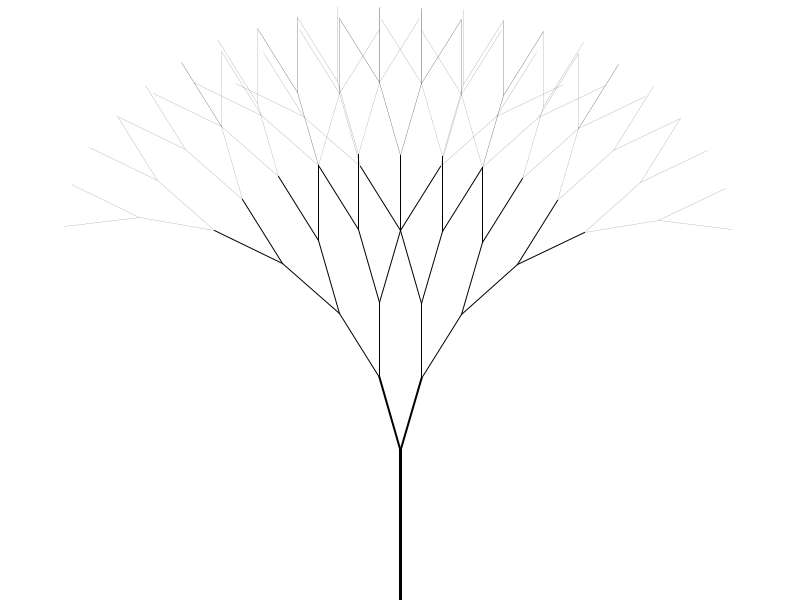
Frame 1 (no input)
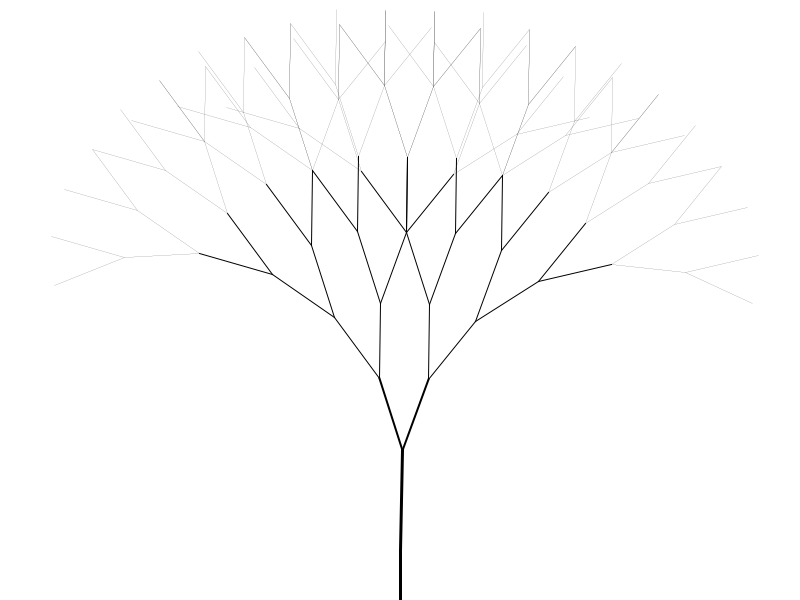
Frame 60 (the mouse pressed at the canvas centre just before this capture)
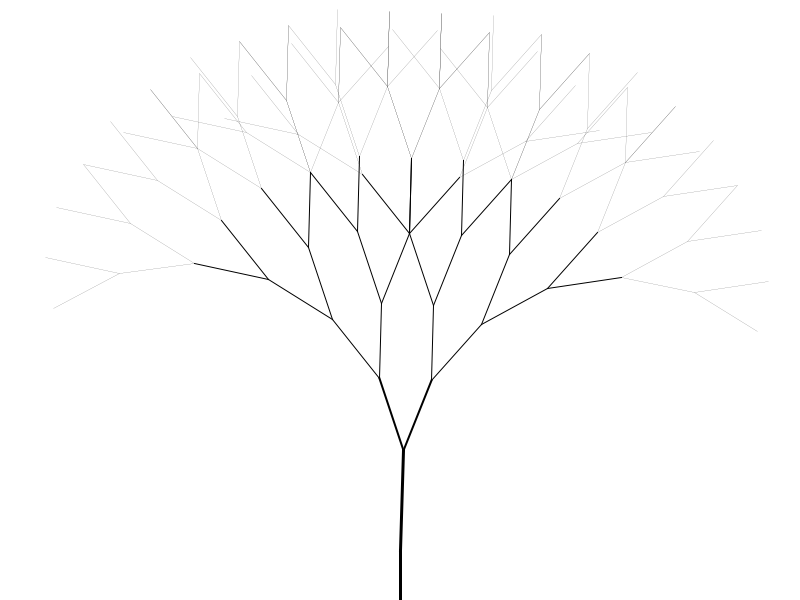
Frame 120 (the mouse held since frame 60 and released just before this capture)

The Processing sketch that drew these frames (run headless with seeded random() and noise(); from frame 60 on, the mouse is pressed at the canvas centre):

// Processing sketch: processing_155683
// ── processing_155683.pde

int nMax, lB, lR, x, y, xR, yR;
float t, rT, aR;

void setup() {  //setup function called initially, only once
    size(800, 600);
    background(255);  //set background white
    smooth();
  
    noFill();
    strokeCap(PROJECT);
  
    nMax = 6; //Number of recursions
    lB = 75; //Branch length
    lR = 100; //Root length
    rT = 1500; //Time per cycle
  
    xR = width/2; //x position of Root
    yR = height-50; //y position of Root
}

void draw() {
    background(255);
    
    t = millis()/rT; //Time
    aR = TWO_PI-HALF_PI+sin(t)/30; //Angle of root
    
    x = (int)(xR + lR * cos(aR));
    y = (int)(yR + lR * sin(aR));
    
    stroke(0);
    strokeWeight(3);
    
    //Draw Root
    line(xR, height, xR, yR); 
    line(xR, yR, x, y);
    
    recLine(x, y, nMax, aR);
}

void recLine(int x, int y, int n, float a) {
    if (n == 0) return;
    float aO = 0.2+0.15*((sin(t)+1)/2);

    float aL = a-aO; //Angle of left branch
    float aR = a+aO; //Angle of right branch
   
    int x2L = (int)(x + lB * cos(aL)); //x position of left branch
    int y2L = (int)(y + lB * sin(aL)); //y position of left branch
    
    int x2R = (int)(x + lB * cos(aR)); //x position of right branch
    int y2R = (int)(y + lB * sin(aR)); //y position of right branch
    
    strokeWeight(n/3);
    
    line(x, y, x2L, y2L); //Draw left branch
    line(x, y, x2R, y2R); //Draw right branch
    
    n--;
    
    recLine(x2L, y2L, n, aL);
    recLine(x2R, y2R, n, aR);
}
